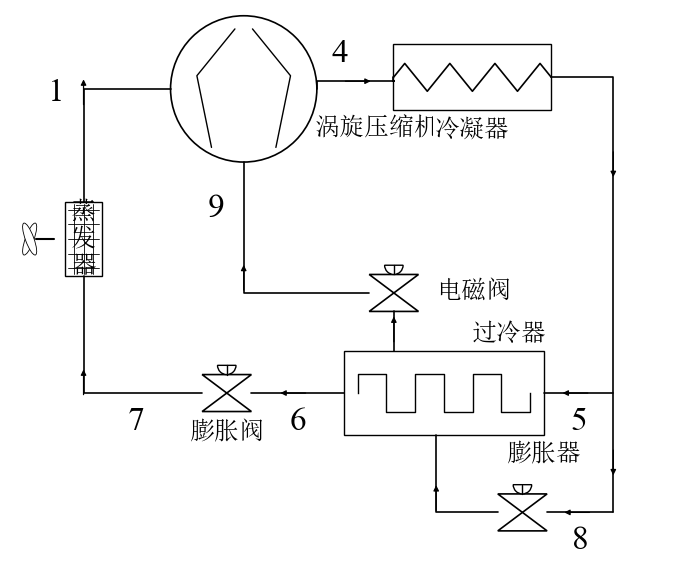

Source code (Python):
# -*- coding: utf-8 -*-
"""示例:涡旋压缩机 + 过冷器(经济器)补气循环 —— 用 cycleplot 库组装。

状态点:1 吸气 / 4 排气 / 5 分流点 / 6 过冷器主路出口 / 7 膨胀阀后
       8 膨胀器后补气 / 9 补气口回压缩机
"""
import os
import sys

sys.path.insert(0, os.path.dirname(os.path.dirname(os.path.abspath(__file__))))

from cycleplot import Diagram, make_partial, parts, use_font

use_font()

subcooler = make_partial(parts.make_rect(260, 110),
                         {"vapor_out": (-65, -55)}, dirs={"vapor_out": "n"})
subcooler.name = "过冷器"

d = Diagram(width=880, height=740)

# ---------- 部件 ----------
comp = d.add(parts.scroll_compressor, "涡旋压缩机", loc=(310, 110))
evap = d.add(parts.evaporator, loc=(102, 305), label="")
cond = d.add(parts.make_heat_exchanger(205, 86, shape="rect_zigzag7"),
             "冷凝器", loc=(607, 95))
sc = d.add(subcooler, loc=(570, 505))
d.add(parts.square_wave, loc=(458, 505))
valve_eev = d.add(parts.valve, loc=(288, 505))
valve_sol = d.add(parts.valve, loc=(505, 375))
valve_exp = d.add(parts.valve, loc=(672, 660))

# ---------- 手工标注文字 ----------
d.text(655, 428, "过冷器")
d.text(102, 305, "蒸\n发\n器")
d.text(288, 556, "膨胀阀")
d.text(560, 372, "电磁阀", ha="left")
d.text(700, 585, "膨胀器")

# ---------- 管路 ----------
# 蒸发器 -> 压缩机吸气 (点1)
d.pipe(evap["out"], comp["suction"], via=[(102, 110)], states=[("1", 0.55)])
# 压缩机排气 -> 冷凝器 (点4)
d.pipe(comp["discharge"], cond["left"], via=[(505, 100)],
       states=[("4", 0.35)])
# 冷凝器出口 -> 右侧下行总管
d.pipe(cond["right"], (790, 660), via=[("e", 790)], head_at=(0.3, 0.9))
# 点5:总管 -> 过冷器主路进口
d.pipe((790, 505), sc["right"], states=[("5", 0.5)])
# 过冷器主路出口 -> 膨胀阀 (点6) -> 蒸发器 (点7)
d.pipe(sc["left"], valve_eev["right"], states=[("6", 0.5)])
d.pipe(valve_eev["left"], evap["in"], via=[(102, 505)],
       states=[("7", 0.28)])
# 点8:总管 -> 膨胀器 -> 过冷器底部(补气支路)
d.pipe((790, 660), valve_exp["right"], states=[("8", 0.5)])
d.pipe(valve_exp["left"], (560, 560), via=[(560, 660)])
# 点9:过冷器补气出口 -> 电磁阀 -> 压缩机补气口
d.pipe(sc["vapor_out"], valve_sol["bottom"])
d.pipe(valve_sol["left"], comp["vapor_inj"], via=[(310, 375)],
       states=[("9", 0.82)])

out = os.path.join(os.path.dirname(os.path.abspath(__file__)),
                   "superheat_cycle.png")
d.save(out)
print("已生成:", out)
